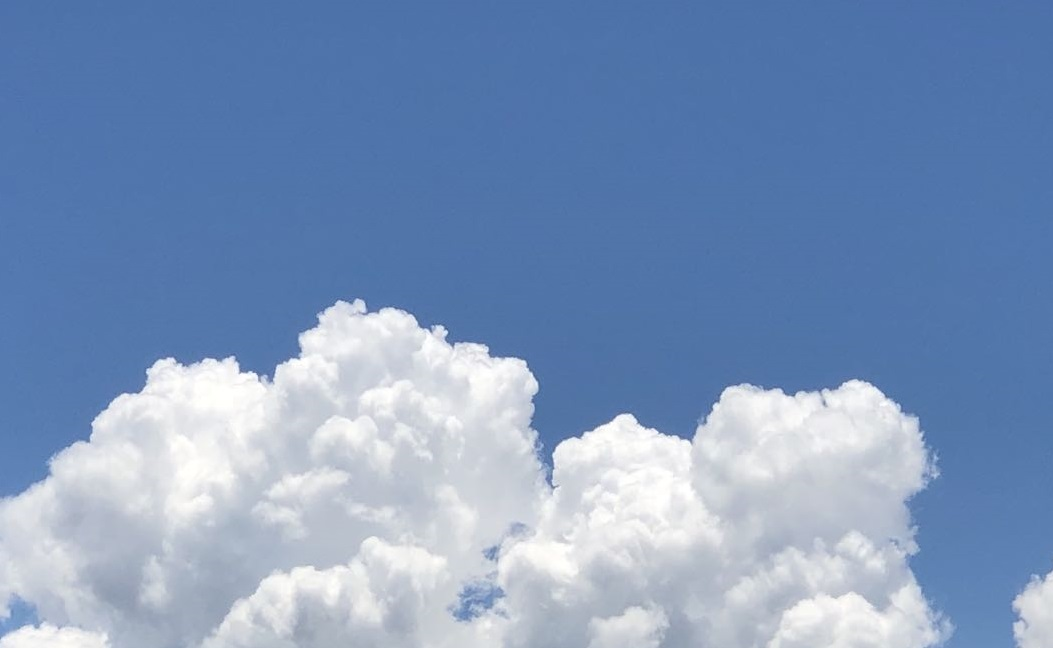
#> input picture learning_ml&dl/TheMostImportance/B_数据预处理/图像处理_skimage/B_图像滤波处理/Example_Image/4.jpg, 1053 x 648 px
$ python 'A_图像平滑滤波.py'
#> lines starting #> are read from the running program, lines starting #| are printed output that depends on the picture
'''
************ 图像滤波简介 ************
图像预处理之图像滤波：指通过卷积方法运用特定手段消除图像中混入的噪音，为图像识别抽取出图像特征。————两个作用分别依赖于平滑滤波和边缘检测

************ 平滑滤波 ———— 降噪 ************
平滑滤波实现方法1：简单平均法 ———— 不好
平滑滤波实现方法2：高斯滤波  ———— 好，第一选择

************ 高斯滤波代码实现 ************
from skimage.filters import gaussian
image = gaussian(image,sigma)   # 输入的image为灰度图像，sigma指用于卷积运算的算子的大小(sigma越大，图像越模糊，即降噪程度越大）

'''
# 图片平滑滤波-高斯滤波

import skimage.io as io
import skimage.filters as filters
from skimage.color import rgb2gray
import matplotlib.pyplot as plt
# 导入图像
image = io.imread("./Example_Image/4.jpg")
#> image is the input picture: shape (648, 1053, 3); mean R, G, B 125.7, 150.7, 187.9
# 将图像转化成灰度图
img_gray= rgb2gray(image)
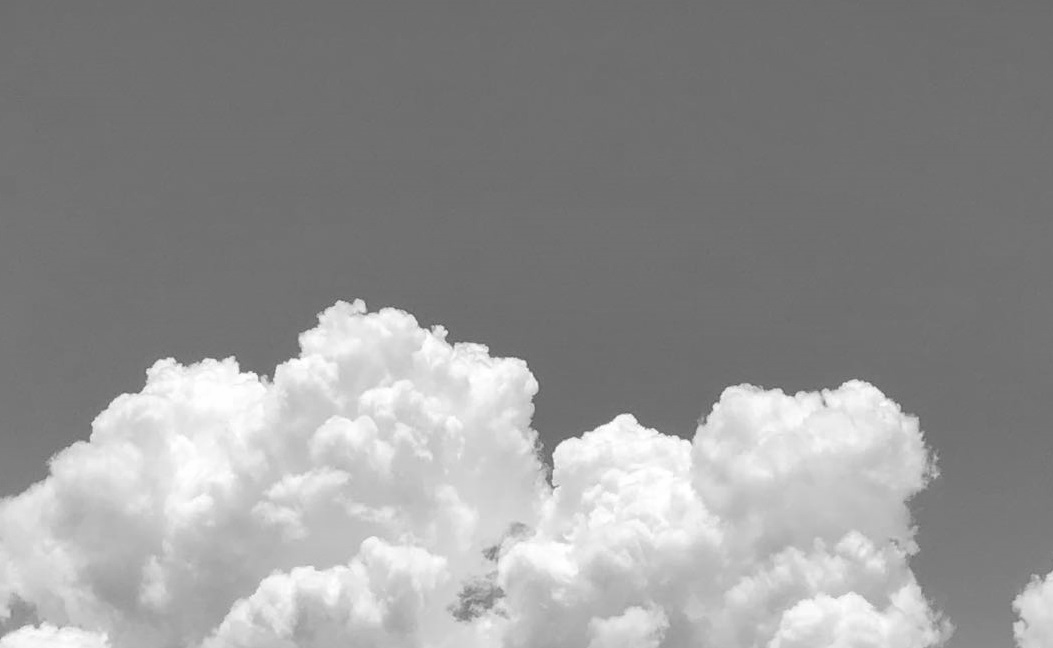
#> img_gray: shape (648, 1053) float64; min 0.353, max 1, mean 0.581
# 展示灰白灰度图而不是亮度灰度图
plt.imshow(img_gray,plt.cm.gray);plt.show()
# 调用gaussian模块计算高斯滤波（尝试不同的sigma=1,3,10感受效果）
img_e1 = filters.gaussian(img_gray,sigma=1)
img_e2 = filters.gaussian(img_gray,sigma=3)
img_e3 = filters.gaussian(img_gray,sigma=10)
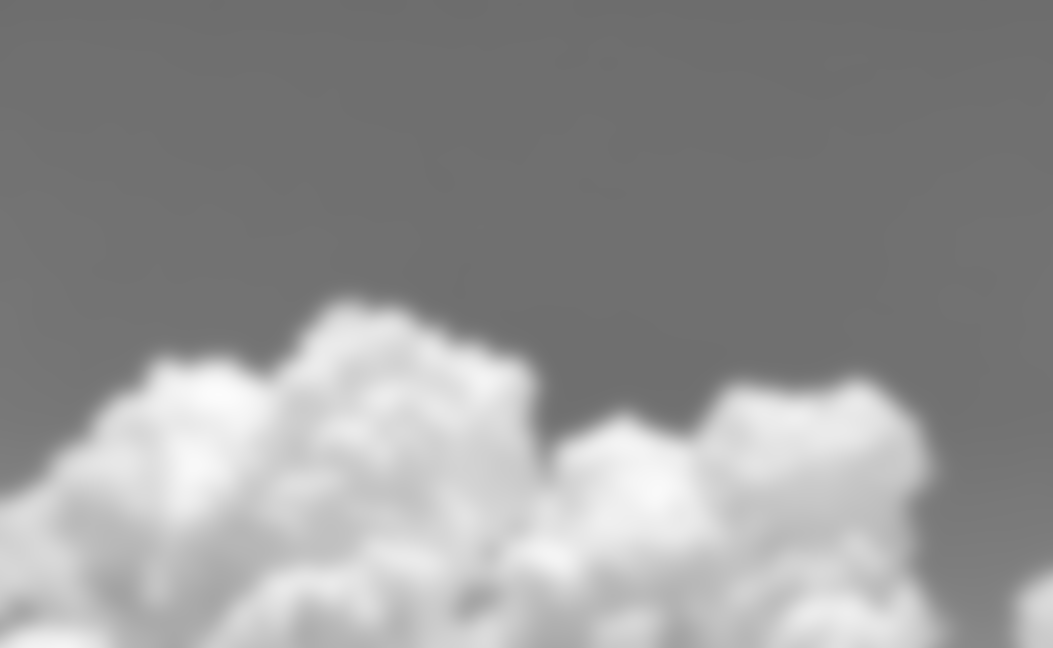
#> img_e3: shape (648, 1053) float64; min 0.427, max 0.988, mean 0.581
print(img_e2)
#> (printed output is left out)
plt.imshow(img_e1);plt.show();plt.imshow(img_e2);plt.show();plt.imshow(img_e3);plt.show()

$ run again, with learning_ml&dl/TheMostImportance/B_数据预处理/图像处理_skimage/B_图像滤波处理/Example_Image/3.jpg copied over learning_ml&dl/TheMostImportance/B_数据预处理/图像处理_skimage/B_图像滤波处理/Example_Image/4.jpg
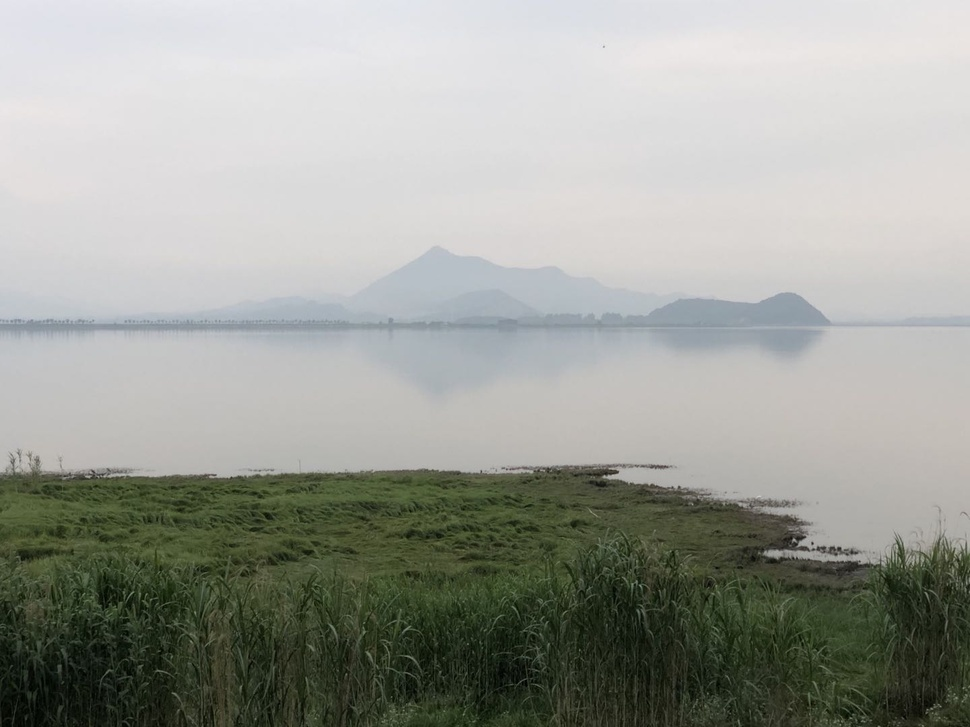
#> input picture learning_ml&dl/TheMostImportance/B_数据预处理/图像处理_skimage/B_图像滤波处理/Example_Image/3.jpg, 970 x 727 px, shrunk from 1440 x 1080 before the run
#> image is the input picture: shape (727, 970, 3); mean R, G, B 156.2, 158.7, 151.6
#> `img_gray= rgb2gray(image)`:
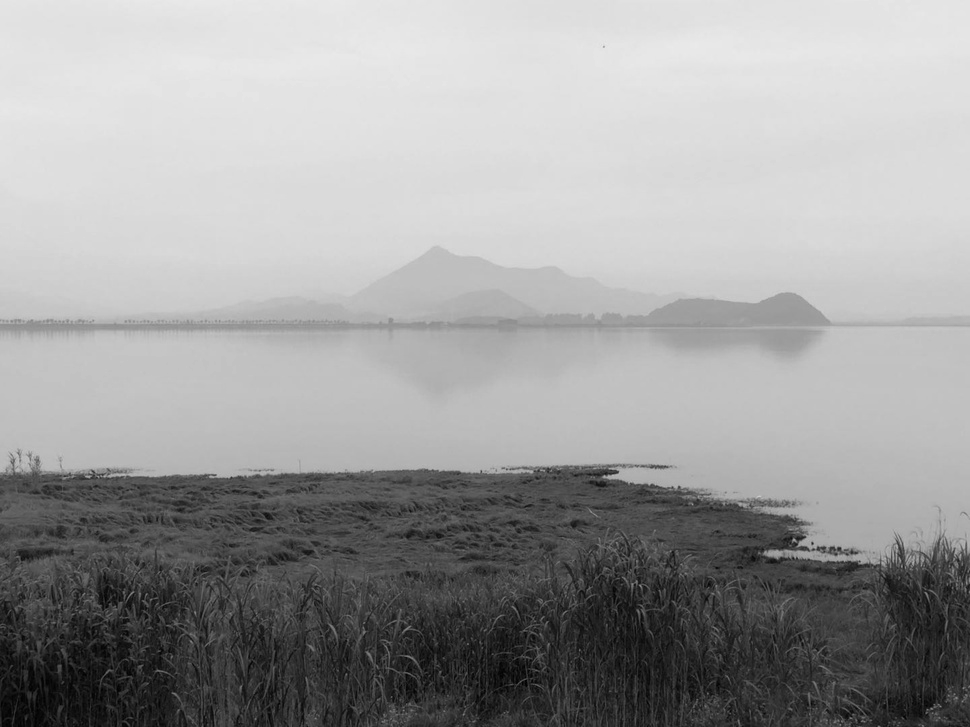
#> img_gray: shape (727, 970) float64; min 0.00561, max 0.921, mean 0.618
#> `img_e3 = filters.gaussian(img_gray,sigma=10)`:
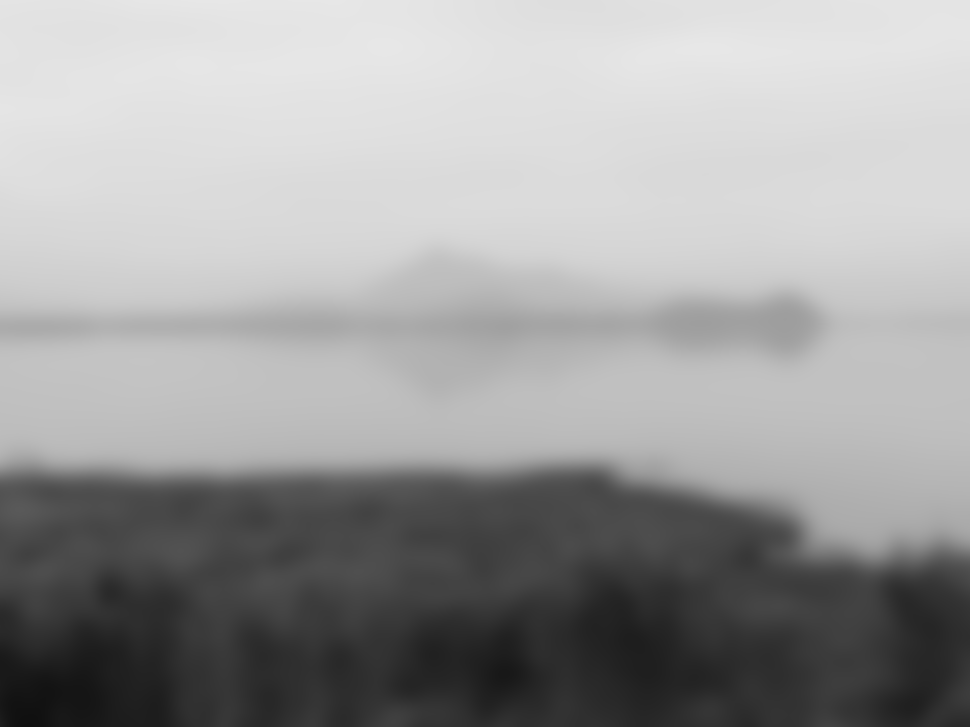
#> img_e3: shape (727, 970) float64; min 0.0616, max 0.908, mean 0.618
#> (printed output is left out)
